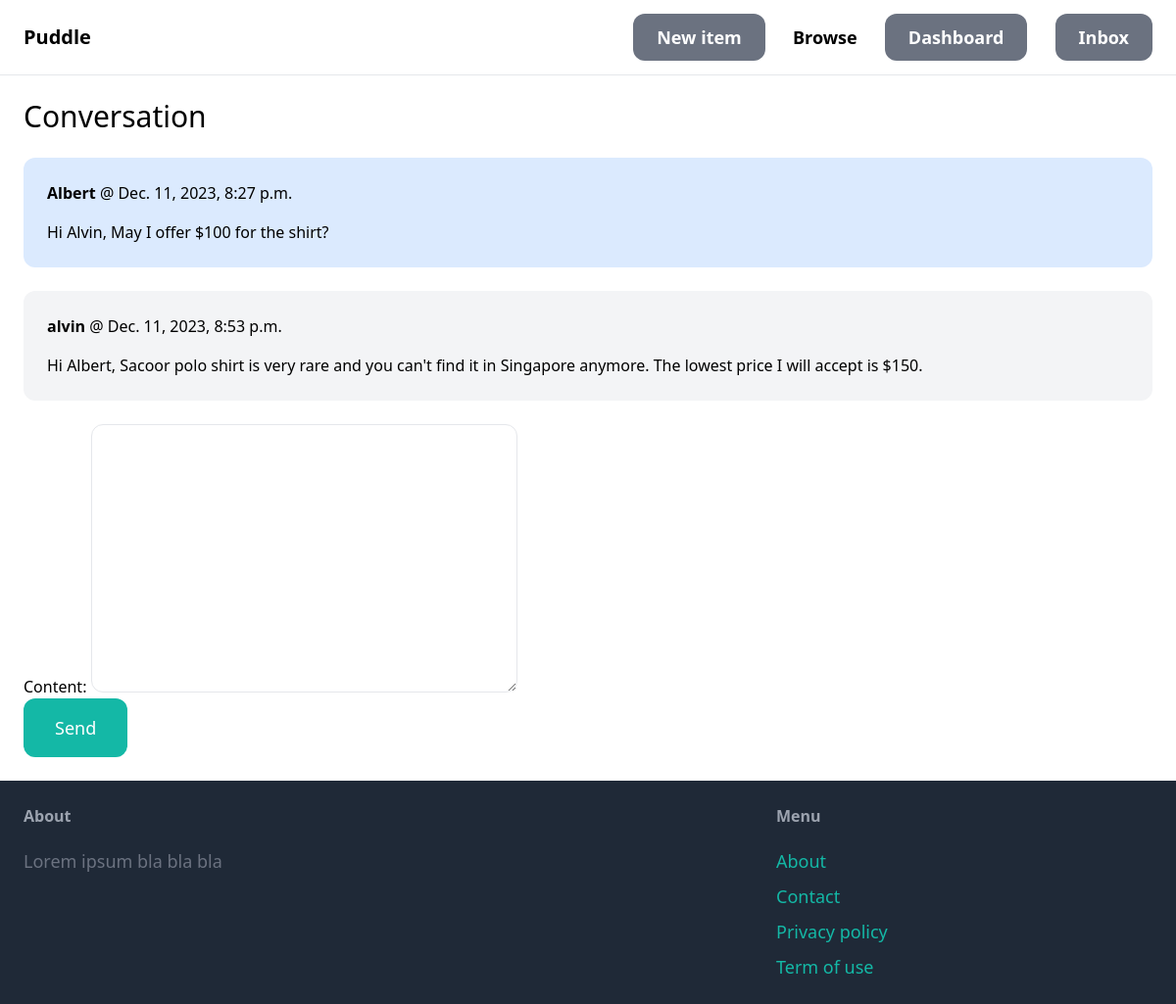
Before: /inbox/3/ (signed in) with the older database file.
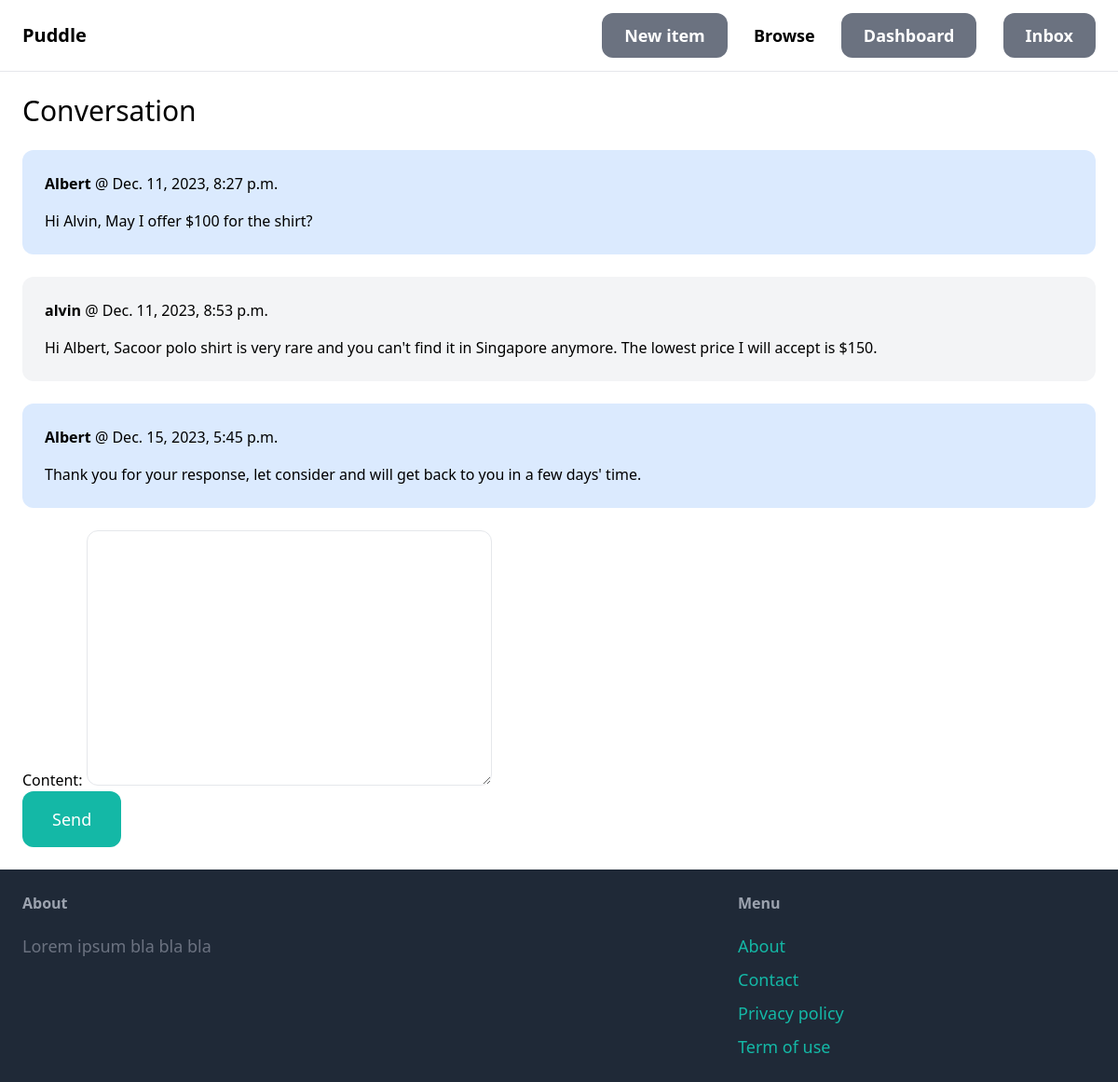
After: the same page with the newer database file.
### conversation/models.py (models this page shows)
class ConversationMessage(models.Model):
    conversation = models.ForeignKey(
        Conversation, related_name="messages", on_delete=models.CASCADE
    )
    content = models.TextField()
    created_at = models.DateTimeField(auto_now_add=True)
    created_by = models.ForeignKey(
        User, related_name="created_messages", on_delete=models.CASCADE
    )

### conversation/views.py (the view)
# urls.py: path("<int:pk>/", views.detail, name="detail"),
@login_required
def detail(request, pk):
    conversation = Conversation.objects.filter(members__in=[request.user.id]).get(pk=pk)
    if request.method == "POST":
        form = ConversationMessageForm(request.POST)
        if form.is_valid():
            conversation_message = form.save(commit=False)
            conversation_message.conversation = conversation
            conversation_message.created_by = request.user
            conversation_message.save()
            conversation.save()
            return redirect("conversation:detail", pk=pk)
    else:
        form = ConversationMessageForm()
    return render(
        request,
        "conversation/detail.html",
        {"conversation": conversation, "form": form},
    )

### conversation/forms.py
class ConversationMessageForm(forms.ModelForm):
    class Meta:
        model = ConversationMessage
        fields = ("content",)
        widgets = {
            "content": forms.Textarea(
                attrs={"class": "w=full px-6 py-4 rounded-xl border"}
            )
        }

### conversation/templates/conversation/detail.html (shortened to what this page needs)
{% extends 'core/base.html' %}
{% block content %}
<h1 class="mb-6 text-3xl">Conversation</h1>
<div class="space-y-6">
    {% for message in conversation.messages.all %}
        <div class="p-6 flex {% if message.created_by == request.user %}bg-blue-100{% else %}bg-gray-100 {% endif %} rounded-xl">
            <div>
                <p class="mb-4"><strong>{{ message.created_by.username }}</strong> @ {{message.created_at }}</p>
                <p>{{ message.content }}</p>
            </div>
        </div>
    {% endfor %}
</div>
<form method="post" action="." class="mt-6">
    {{ form.as_p }}
    <button class="px-8 py-4 text-lg bg-teal-500 hover:bg-teal-700 rounded-xl text-white">Send</button>
</form>
{% endblock %}

Changed rows visible on the page:
added ConversationMessage: created_by.username "Albert", created_at "Dec. 15, 2023, 5:45 p.m.", content "Thank you for your response, let consider and will get back to you in a few days' time."
